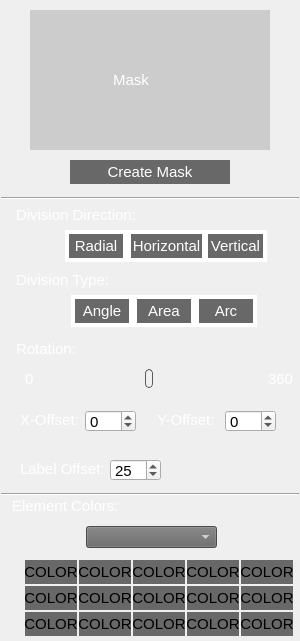
    <widget class="QGroupBox" name="groupBox_PieFill">
     <property name="geometry">
      <rect>
       <x>10</x>
       <y>39</y>
       <width>300</width>
       <height>641</height>
      </rect>
     </property>
     <property name="font">
      <font>
       <pointsize>11</pointsize>
      </font>
     </property>
     <property name="styleSheet">
      <string notr="true">QGroupBox{
border:none;
} </string>
     </property>
     <property name="title">
      <string/>
     </property>
     <widget class="QLabel" name="labelimg">
      <property name="geometry">
       <rect>
        <x>30</x>
        <y>10</y>
        <width>240</width>
        <height>140</height>
       </rect>
      </property>
      <property name="font">
       <font>
        <pointsize>11</pointsize>
       </font>
      </property>
      <property name="autoFillBackground">
       <bool>false</bool>
      </property>
      <property name="styleSheet">
       <string notr="true">QLabel { background-color : rgb(204, 204, 204); color: white}</string>
      </property>
      <property name="frameShape">
       <enum>QFrame::NoFrame</enum>
      </property>
      <property name="text">
       <string>                    Mask</string>
      </property>
      <property name="scaledContents">
       <bool>true</bool>
      </property>
     </widget>
     <widget class="QPushButton" name="pushButton_createMask">
      <property name="geometry">
       <rect>
        <x>70</x>
        <y>160</y>
        <width>160</width>
        <height>24</height>
       </rect>
      </property>
      <property name="font">
       <font>
        <pointsize>11</pointsize>
       </font>
      </property>
      <property name="styleSheet">
       <string notr="true">QPushButton#pushButton_createMask {
	color: white;
    background-color:  rgb(104, 104, 104);
    border-style: none;
    border-width: 2px;
    border-color: rgb(104, 104, 104);
}
QPushButton#pushButton_createMask:pressed {
    background-color: rgb(50, 50, 50);
    border-style: inset;
}</string>
      </property>
      <property name="text">
       <string>Create Mask</string>
      </property>
     </widget>
     <widget class="QPushButton" name="pushButton_pieAr">
      <property name="geometry">
       <rect>
        <x>137</x>
        <y>299</y>
        <width>54</width>
        <height>24</height>
       </rect>
      </property>
      <property name="font">
       <font>
        <pointsize>11</pointsize>
       </font>
      </property>
      <property name="autoFillBackground">
       <bool>false</bool>
      </property>
      <property name="styleSheet">
       <string notr="true">QPushButton#pushButton_pieAr {
	color: white;
    background-color:  rgb(104, 104, 104);
    border-style: none;
    border-width: 2px;
    border-color: rgb(104, 104, 104);
}
QPushButton#pushButton_pieAr:pressed {
    background-color: rgb(50, 50, 50);
    border-style: inset;
}</string>
      </property>
      <property name="text">
       <string>Area</string>
      </property>
      <property name="flat">
       <bool>true</bool>
      </property>
     </widget>
     <widget class="QPushButton" name="pushButton_pieRad">
      <property name="geometry">
       <rect>
        <x>75</x>
        <y>299</y>
        <width>54</width>
        <height>24</height>
       </rect>
      </property>
      <property name="font">
       <font>
        <pointsize>11</pointsize>
       </font>
      </property>
      <property name="mouseTracking">
       <bool>false</bool>
      </property>
      <property name="autoFillBackground">
       <bool>false</bool>
      </property>
      <property name="styleSheet">
       <string notr="true">QPushButton#pushButton_pieRad {
	color: white;
    background-color:  rgb(104, 104, 104);
    border-style: none;
    border-width: 2px;
    border-color: rgb(104, 104, 104);
}
QPushButton#pushButton_pieRad:pressed {
    background-color: rgb(50, 50, 50);
    border-style: inset;
}</string>
      </property>
      <property name="text">
       <string>Angle</string>
      </property>
      <property name="autoDefault">
       <bool>false</bool>
      </property>
      <property name="flat">
       <bool>true</bool>
      </property>
     </widget>
     <widget class="QLabel" name="label_pieRad">
      <property name="geometry">
       <rect>
        <x>71</x>
        <y>295</y>
        <width>62</width>
        <height>32</height>
       </rect>
      </property>
      <property name="font">
       <font>
        <pointsize>11</pointsize>
       </font>
      </property>
      <property name="styleSheet">
       <string notr="true">QLabel { background-color : white; }</string>
      </property>
      <property name="text">
       <string/>
      </property>
     </widget>
     <widget class="QLabel" name="label_pieAr">
      <property name="geometry">
       <rect>
        <x>133</x>
        <y>295</y>
        <width>62</width>
        <height>32</height>
       </rect>
      </property>
      <property name="font">
       <font>
        <pointsize>11</pointsize>
       </font>
      </property>
      <property name="styleSheet">
       <string notr="true">QLabel { background-color : white; }</string>
      </property>
      <property name="text">
       <string/>
      </property>
     </widget>
     <widget class="QSlider" name="horizontalSlider_pieAng">
      <property name="geometry">
       <rect>
        <x>38</x>
        <y>369</y>
        <width>221</width>
        <height>19</height>
       </rect>
      </property>
      <property name="font">
       <font>
        <pointsize>11</pointsize>
       </font>
      </property>
      <property name="styleSheet">
       <string notr="true">QSlider::groove:horizontal {
	background-color: rgb(240,240,240);
	height:3px;
}

QSlider::handle:horizontal {
	background-color: rgb(240,240,240);
    border: 1px solid #5c5c5c;
    width: 6px;
    height: 8px;
	margin: -8px 0;
    border-radius: 4px;
}</string>
      </property>
      <property name="maximum">
       <number>360</number>
      </property>
      <property name="value">
       <number>180</number>
      </property>
      <property name="orientation">
       <enum>Qt::Horizontal</enum>
      </property>
     </widget>
     <widget class="QLabel" name="label_9">
      <property name="geometry">
       <rect>
        <x>25</x>
        <y>369</y>
        <width>20</width>
        <height>20</height>
       </rect>
      </property>
      <property name="font">
       <font>
        <pointsize>11</pointsize>
       </font>
      </property>
      <property name="styleSheet">
       <string notr="true">QLabel {color:white;}</string>
      </property>
      <property name="text">
       <string>0</string>
      </property>
      <property name="wordWrap">
       <bool>true</bool>
      </property>
     </widget>
     <widget class="QLabel" name="label_10">
      <property name="geometry">
       <rect>
        <x>268</x>
        <y>369</y>
        <width>31</width>
        <height>20</height>
       </rect>
      </property>
      <property name="font">
       <font>
        <pointsize>11</pointsize>
       </font>
      </property>
      <property name="styleSheet">
       <string notr="true">QLabel {color:white;}</string>
      </property>
      <property name="text">
       <string>360</string>
      </property>
      <property name="wordWrap">
       <bool>true</bool>
      </property>
     </widget>
     <widget class="QLabel" name="label_11">
      <property name="geometry">
       <rect>
        <x>16</x>
        <y>339</y>
        <width>61</width>
        <height>20</height>
       </rect>
      </property>
      <property name="font">
       <font>
        <pointsize>11</pointsize>
       </font>
      </property>
      <property name="styleSheet">
       <string notr="true">QLabel {color:white;}</string>
      </property>
      <property name="text">
       <string>Rotation:</string>
      </property>
      <property name="wordWrap">
       <bool>true</bool>
      </property>
     </widget>
     <widget class="QLabel" name="label_pieLabelRad">
      <property name="geometry">
       <rect>
        <x>20</x>
        <y>461</y>
        <width>91</width>
        <height>16</height>
       </rect>
      </property>
      <property name="font">
       <font>
        <pointsize>11</pointsize>
       </font>
      </property>
      <property name="styleSheet">
       <string notr="true">QLabel {color:white;}</string>
      </property>
      <property name="text">
       <string>Label Offset:</string>
      </property>
     </widget>
     <widget class="QSpinBox" name="spinBox_pieLabelRad">
      <property name="geometry">
       <rect>
        <x>110</x>
        <y>459</y>
        <width>51</width>
        <height>22</height>
       </rect>
      </property>
      <property name="font">
       <font>
        <pointsize>11</pointsize>
       </font>
      </property>
      <property name="maximum">
       <number>1000</number>
      </property>
      <property name="singleStep">
       <number>1</number>
      </property>
      <property name="value">
       <number>25</number>
      </property>
     </widget>
     <widget class="QComboBox" name="comboBoxBrewerNames">
      <property name="geometry">
       <rect>
        <x>86</x>
        <y>526</y>
        <width>131</width>
        <height>22</height>
       </rect>
      </property>
      <property name="font">
       <font>
        <pointsize>11</pointsize>
       </font>
      </property>
      <property name="styleSheet">
       <string notr="true">QComboBox#comboBoxBrewerNames {
	color: white;
    background-color:  rgb(104, 104, 104);
}
</string>
      </property>
     </widget>
     <widget class="QPushButton" name="pushButton_pieColor_1">
      <property name="geometry">
       <rect>
        <x>25</x>
        <y>560</y>
        <width>52</width>
        <height>24</height>
       </rect>
      </property>
      <property name="font">
       <font>
        <pointsize>11</pointsize>
       </font>
      </property>
      <property name="styleSheet">
       <string notr="true">QPushButton {
    background-color:  rgb(104, 104, 104);
    border-style: none;
    border-width: 2px;
    border-color: rgb(104, 104, 104);
}
QPushButton:pressed {
    background-color: rgb(50, 50, 50);
    border-style: inset;
}</string>
      </property>
      <property name="text">
       <string>COLOR</string>
      </property>
      <property name="flat">
       <bool>true</bool>
      </property>
     </widget>
     <widget class="QPushButton" name="pushButton_pieColor_2">
      <property name="geometry">
       <rect>
        <x>79</x>
        <y>560</y>
        <width>52</width>
        <height>24</height>
       </rect>
      </property>
      <property name="font">
       <font>
        <pointsize>11</pointsize>
       </font>
      </property>
      <property name="styleSheet">
       <string notr="true">QPushButton {
    background-color:  rgb(104, 104, 104);
    border-style: none;
    border-width: 2px;
    border-color: rgb(104, 104, 104);
}
QPushButton:pressed {
    background-color: rgb(50, 50, 50);
    border-style: inset;
}</string>
      </property>
      <property name="text">
       <string>COLOR</string>
      </property>
      <property name="flat">
       <bool>true</bool>
      </property>
     </widget>
     <widget class="QPushButton" name="pushButton_pieColor_3">
      <property name="geometry">
       <rect>
        <x>133</x>
        <y>560</y>
        <width>52</width>
        <height>24</height>
       </rect>
      </property>
      <property name="font">
       <font>
        <pointsize>11</pointsize>
       </font>
      </property>
      <property name="styleSheet">
       <string notr="true">QPushButton {
    background-color:  rgb(104, 104, 104);
    border-style: none;
    border-width: 2px;
    border-color: rgb(104, 104, 104);
}
QPushButton:pressed {
    background-color: rgb(50, 50, 50);
    border-style: inset;
}</string>
      </property>
      <property name="text">
       <string>COLOR</string>
      </property>
      <property name="flat">
       <bool>true</bool>
      </property>
     </widget>
     <widget class="QPushButton" name="pushButton_pieColor_5">
      <property name="geometry">
       <rect>
        <x>241</x>
        <y>560</y>
        <width>52</width>
        <height>24</height>
       </rect>
      </property>
      <property name="font">
       <font>
        <pointsize>11</pointsize>
       </font>
      </property>
      <property name="styleSheet">
       <string notr="true">QPushButton {
    background-color:  rgb(104, 104, 104);
    border-style: none;
    border-width: 2px;
    border-color: rgb(104, 104, 104);
}
QPushButton:pressed {
    background-color: rgb(50, 50, 50);
    border-style: inset;
}</string>
      </property>
      <property name="text">
       <string>COLOR</string>
      </property>
      <property name="flat">
       <bool>true</bool>
      </property>
     </widget>
     <widget class="QPushButton" name="pushButton_pieColor_4">
      <property name="geometry">
       <rect>
        <x>187</x>
        <y>560</y>
        <width>52</width>
        <height>24</height>
       </rect>
      </property>
      <property name="font">
       <font>
        <pointsize>11</pointsize>
       </font>
      </property>
      <property name="styleSheet">
       <string notr="true">QPushButton {
    background-color:  rgb(104, 104, 104);
    border-style: none;
    border-width: 2px;
    border-color: rgb(104, 104, 104);
}
QPushButton:pressed {
    background-color: rgb(50, 50, 50);
    border-style: inset;
}</string>
      </property>
      <property name="text">
       <string>COLOR</string>
      </property>
      <property name="flat">
       <bool>true</bool>
      </property>
     </widget>
     <widget class="QPushButton" name="pushButton_pieColor_6">
      <property name="geometry">
       <rect>
        <x>25</x>
        <y>586</y>
        <width>52</width>
        <height>24</height>
       </rect>
      </property>
      <property name="font">
       <font>
        <pointsize>11</pointsize>
       </font>
      </property>
      <property name="styleSheet">
       <string notr="true">QPushButton {
    background-color:  rgb(104, 104, 104);
    border-style: none;
    border-width: 2px;
    border-color: rgb(104, 104, 104);
}
QPushButton:pressed {
    background-color: rgb(50, 50, 50);
    border-style: inset;
}</string>
      </property>
      <property name="text">
       <string>COLOR</string>
      </property>
      <property name="flat">
       <bool>true</bool>
      </property>
     </widget>
     <widget class="QPushButton" name="pushButton_pieColor_11">
      <property name="geometry">
       <rect>
        <x>25</x>
        <y>612</y>
        <width>52</width>
        <height>24</height>
       </rect>
      </property>
      <property name="font">
       <font>
        <pointsize>11</pointsize>
       </font>
      </property>
      <property name="styleSheet">
       <string notr="true">QPushButton {
    background-color:  rgb(104, 104, 104);
    border-style: none;
    border-width: 2px;
    border-color: rgb(104, 104, 104);
}
QPushButton:pressed {
    background-color: rgb(50, 50, 50);
    border-style: inset;
}</string>
      </property>
      <property name="text">
       <string>COLOR</string>
      </property>
      <property name="flat">
       <bool>true</bool>
      </property>
     </widget>
     <widget class="QPushButton" name="pushButton_pieColor_8">
      <property name="geometry">
       <rect>
        <x>133</x>
        <y>586</y>
        <width>52</width>
        <height>24</height>
       </rect>
      </property>
      <property name="font">
       <font>
        <pointsize>11</pointsize>
       </font>
      </property>
      <property name="styleSheet">
       <string notr="true">QPushButton {
    background-color:  rgb(104, 104, 104);
    border-style: none;
    border-width: 2px;
    border-color: rgb(104, 104, 104);
}
QPushButton:pressed {
    background-color: rgb(50, 50, 50);
    border-style: inset;
}</string>
      </property>
      <property name="text">
       <string>COLOR</string>
      </property>
      <property name="flat">
       <bool>true</bool>
      </property>
     </widget>
     <widget class="QPushButton" name="pushButton_pieColor_10">
      <property name="geometry">
       <rect>
        <x>241</x>
        <y>586</y>
        <width>52</width>
        <height>24</height>
       </rect>
      </property>
      <property name="font">
       <font>
        <pointsize>11</pointsize>
       </font>
      </property>
      <property name="styleSheet">
       <string notr="true">QPushButton {
    background-color:  rgb(104, 104, 104);
    border-style: none;
    border-width: 2px;
    border-color: rgb(104, 104, 104);
}
QPushButton:pressed {
    background-color: rgb(50, 50, 50);
    border-style: inset;
}</string>
      </property>
      <property name="text">
       <string>COLOR</string>
      </property>
      <property name="flat">
       <bool>true</bool>
      </property>
     </widget>
     <widget class="QPushButton" name="pushButton_pieColor_12">
      <property name="geometry">
       <rect>
        <x>79</x>
        <y>612</y>
        <width>52</width>
        <height>24</height>
       </rect>
      </property>
      <property name="font">
       <font>
        <pointsize>11</pointsize>
       </font>
      </property>
      <property name="styleSheet">
       <string notr="true">QPushButton {
    background-color:  rgb(104, 104, 104);
    border-style: none;
    border-width: 2px;
    border-color: rgb(104, 104, 104);
}
QPushButton:pressed {
    background-color: rgb(50, 50, 50);
    border-style: inset;
}</string>
      </property>
      <property name="text">
       <string>COLOR</string>
      </property>
      <property name="flat">
       <bool>true</bool>
      </property>
     </widget>
     <widget class="QPushButton" name="pushButton_pieColor_7">
      <property name="geometry">
       <rect>
        <x>79</x>
        <y>586</y>
        <width>52</width>
        <height>24</height>
       </rect>
      </property>
      <property name="font">
       <font>
        <pointsize>11</pointsize>
       </font>
      </property>
      <property name="styleSheet">
       <string notr="true">QPushButton {
    background-color:  rgb(104, 104, 104);
    border-style: none;
    border-width: 2px;
    border-color: rgb(104, 104, 104);
}
QPushButton:pressed {
    background-color: rgb(50, 50, 50);
    border-style: inset;
}</string>
      </property>
      <property name="text">
       <string>COLOR</string>
      </property>
      <property name="flat">
       <bool>true</bool>
      </property>
     </widget>
     <widget class="QPushButton" name="pushButton_pieColor_9">
      <property name="geometry">
       <rect>
        <x>187</x>
        <y>586</y>
        <width>52</width>
        <height>24</height>
       </rect>
      </property>
      <property name="font">
       <font>
        <pointsize>11</pointsize>
       </font>
      </property>
      <property name="styleSheet">
       <string notr="true">QPushButton {
    background-color:  rgb(104, 104, 104);
    border-style: none;
    border-width: 2px;
    border-color: rgb(104, 104, 104);
}
QPushButton:pressed {
    background-color: rgb(50, 50, 50);
    border-style: inset;
}</string>
      </property>
      <property name="text">
       <string>COLOR</string>
      </property>
      <property name="flat">
       <bool>true</bool>
      </property>
     </widget>
     <widget class="Line" name="line_8">
      <property name="geometry">
       <rect>
        <x>1</x>
        <y>486</y>
        <width>298</width>
        <height>16</height>
       </rect>
      </property>
      <property name="font">
       <font>
        <pointsize>11</pointsize>
       </font>
      </property>
      <property name="orientation">
       <enum>Qt::Horizontal</enum>
      </property>
     </widget>
     <widget class="QLabel" name="label_12">
      <property name="geometry">
       <rect>
        <x>12</x>
        <y>496</y>
        <width>111</width>
        <height>20</height>
       </rect>
      </property>
      <property name="font">
       <font>
        <pointsize>11</pointsize>
       </font>
      </property>
      <property name="styleSheet">
       <string notr="true">QLabel {color:white;}</string>
      </property>
      <property name="text">
       <string>Element Colors:</string>
      </property>
      <property name="wordWrap">
       <bool>true</bool>
      </property>
     </widget>
     <widget class="Line" name="line_10">
      <property name="geometry">
       <rect>
        <x>1</x>
        <y>190</y>
        <width>298</width>
        <height>16</height>
       </rect>
      </property>
      <property name="font">
       <font>
        <pointsize>11</pointsize>
       </font>
      </property>
      <property name="orientation">
       <enum>Qt::Horizontal</enum>
      </property>
     </widget>
     <widget class="QLabel" name="label_pieLabelRad_2">
      <property name="geometry">
       <rect>
        <x>20</x>
        <y>404</y>
        <width>91</width>
        <height>31</height>
       </rect>
      </property>
      <property name="font">
       <font>
        <pointsize>11</pointsize>
       </font>
      </property>
      <property name="styleSheet">
       <string notr="true">QLabel {color:white;}</string>
      </property>
      <property name="text">
       <string>X-Offset:</string>
      </property>
     </widget>
     <widget class="QSpinBox" name="spinBox_pieOriginOffX">
      <property name="geometry">
       <rect>
        <x>85</x>
        <y>410</y>
        <width>51</width>
        <height>22</height>
       </rect>
      </property>
      <property name="font">
       <font>
        <pointsize>11</pointsize>
       </font>
      </property>
      <property name="minimum">
       <number>-1000</number>
      </property>
      <property name="maximum">
       <number>1000</number>
      </property>
      <property name="singleStep">
       <number>1</number>
      </property>
      <property name="value">
       <number>0</number>
      </property>
     </widget>
     <widget class="QLabel" name="label_pieLabelRad_3">
      <property name="geometry">
       <rect>
        <x>157</x>
        <y>404</y>
        <width>61</width>
        <height>31</height>
       </rect>
      </property>
      <property name="font">
       <font>
        <pointsize>11</pointsize>
       </font>
      </property>
      <property name="styleSheet">
       <string notr="true">QLabel {color:white;}</string>
      </property>
      <property name="text">
       <string>Y-Offset:</string>
      </property>
     </widget>
     <widget class="QSpinBox" name="spinBox_pieOriginOffY">
      <property name="geometry">
       <rect>
        <x>225</x>
        <y>410</y>
        <width>51</width>
        <height>22</height>
       </rect>
      </property>
      <property name="font">
       <font>
        <pointsize>11</pointsize>
       </font>
      </property>
      <property name="minimum">
       <number>-1000</number>
      </property>
      <property name="maximum">
       <number>1000</number>
      </property>
      <property name="singleStep">
       <number>1</number>
      </property>
      <property name="value">
       <number>0</number>
      </property>
     </widget>
     <widget class="QPushButton" name="pushButton_pieColor_13">
      <property name="geometry">
       <rect>
        <x>133</x>
        <y>612</y>
        <width>52</width>
        <height>24</height>
       </rect>
      </property>
      <property name="font">
       <font>
        <pointsize>11</pointsize>
       </font>
      </property>
      <property name="styleSheet">
       <string notr="true">QPushButton {
    background-color:  rgb(104, 104, 104);
    border-style: none;
    border-width: 2px;
    border-color: rgb(104, 104, 104);
}
QPushButton:pressed {
    background-color: rgb(50, 50, 50);
    border-style: inset;
}</string>
      </property>
      <property name="text">
       <string>COLOR</string>
      </property>
      <property name="flat">
       <bool>true</bool>
      </property>
     </widget>
     <widget class="QPushButton" name="pushButton_pieColor_14">
      <property name="geometry">
       <rect>
        <x>187</x>
        <y>612</y>
        <width>52</width>
        <height>24</height>
       </rect>
      </property>
      <property name="font">
       <font>
        <pointsize>11</pointsize>
       </font>
      </property>
      <property name="styleSheet">
       <string notr="true">QPushButton {
    background-color:  rgb(104, 104, 104);
    border-style: none;
    border-width: 2px;
    border-color: rgb(104, 104, 104);
}
QPushButton:pressed {
    background-color: rgb(50, 50, 50);
    border-style: inset;
}</string>
      </property>
      <property name="text">
       <string>COLOR</string>
      </property>
      <property name="flat">
       <bool>true</bool>
      </property>
     </widget>
     <widget class="QPushButton" name="pushButton_pieColor_15">
      <property name="geometry">
       <rect>
        <x>241</x>
        <y>612</y>
        <width>52</width>
        <height>24</height>
       </rect>
      </property>
      <property name="font">
       <font>
        <pointsize>11</pointsize>
       </font>
      </property>
      <property name="styleSheet">
       <string notr="true">QPushButton {
    background-color:  rgb(104, 104, 104);
    border-style: none;
    border-width: 2px;
    border-color: rgb(104, 104, 104);
}
QPushButton:pressed {
    background-color: rgb(50, 50, 50);
    border-style: inset;
}</string>
      </property>
      <property name="text">
       <string>COLOR</string>
      </property>
      <property name="flat">
       <bool>true</bool>
      </property>
     </widget>
     <widget class="QLabel" name="label_pieArc">
      <property name="geometry">
       <rect>
        <x>195</x>
        <y>295</y>
        <width>62</width>
        <height>32</height>
       </rect>
      </property>
      <property name="font">
       <font>
        <pointsize>11</pointsize>
       </font>
      </property>
      <property name="styleSheet">
       <string notr="true">QLabel { background-color : white; }</string>
      </property>
      <property name="text">
       <string/>
      </property>
     </widget>
     <widget class="QPushButton" name="pushButton_pieArc">
      <property name="geometry">
       <rect>
        <x>199</x>
        <y>299</y>
        <width>54</width>
        <height>24</height>
       </rect>
      </property>
      <property name="font">
       <font>
        <pointsize>11</pointsize>
       </font>
      </property>
      <property name="autoFillBackground">
       <bool>false</bool>
      </property>
      <property name="styleSheet">
       <string notr="true">QPushButton#pushButton_pieArc {
	color: white;
    background-color:  rgb(104, 104, 104);
    border-style: none;
    border-width: 2px;
    border-color: rgb(104, 104, 104);
}
QPushButton#pushButton_pieArc:pressed {
    background-color: rgb(50, 50, 50);
    border-style: inset;
}</string>
      </property>
      <property name="text">
       <string>Arc</string>
      </property>
      <property name="flat">
       <bool>true</bool>
      </property>
     </widget>
     <widget class="QLabel" name="label_24">
      <property name="geometry">
       <rect>
        <x>16</x>
        <y>205</y>
        <width>131</width>
        <height>20</height>
       </rect>
      </property>
      <property name="font">
       <font>
        <pointsize>11</pointsize>
       </font>
      </property>
      <property name="styleSheet">
       <string notr="true">QLabel {color:white;}</string>
      </property>
      <property name="text">
       <string>Division Direction:</string>
      </property>
      <property name="wordWrap">
       <bool>true</bool>
      </property>
     </widget>
     <widget class="QPushButton" name="pushButton_fillHori">
      <property name="geometry">
       <rect>
        <x>131</x>
        <y>234</y>
        <width>71</width>
        <height>24</height>
       </rect>
      </property>
      <property name="font">
       <font>
        <pointsize>11</pointsize>
       </font>
      </property>
      <property name="autoFillBackground">
       <bool>false</bool>
      </property>
      <property name="styleSheet">
       <string notr="true">QPushButton#pushButton_fillHori {
	color: white;
    background-color:  rgb(104, 104, 104);
    border-style: none;
    border-width: 2px;
    border-color: rgb(104, 104, 104);
}
QPushButton#pushButton_fillHori:pressed {
    background-color: rgb(50, 50, 50);
    border-style: inset;
}</string>
      </property>
      <property name="text">
       <string>Horizontal</string>
      </property>
      <property name="flat">
       <bool>true</bool>
      </property>
     </widget>
     <widget class="QPushButton" name="pushButton_fillVerti">
      <property name="geometry">
       <rect>
        <x>208</x>
        <y>234</y>
        <width>55</width>
        <height>24</height>
       </rect>
      </property>
      <property name="font">
       <font>
        <pointsize>11</pointsize>
       </font>
      </property>
      <property name="autoFillBackground">
       <bool>false</bool>
      </property>
      <property name="styleSheet">
       <string notr="true">QPushButton#pushButton_fillVerti {
	color: white;
    background-color:  rgb(104, 104, 104);
    border-style: none;
    border-width: 2px;
    border-color: rgb(104, 104, 104);
}
QPushButton#pushButton_fillVerti:pressed {
    background-color: rgb(50, 50, 50);
    border-style: inset;
}</string>
      </property>
      <property name="text">
       <string>Vertical</string>
      </property>
      <property name="flat">
       <bool>true</bool>
      </property>
     </widget>
     <widget class="QLabel" name="label_fillVerti">
      <property name="geometry">
       <rect>
        <x>204</x>
        <y>230</y>
        <width>63</width>
        <height>32</height>
       </rect>
      </property>
      <property name="font">
       <font>
        <pointsize>11</pointsize>
       </font>
      </property>
      <property name="styleSheet">
       <string notr="true">QLabel { background-color : white; }</string>
      </property>
      <property name="text">
       <string/>
      </property>
     </widget>
     <widget class="QPushButton" name="pushButton_fillRad">
      <property name="geometry">
       <rect>
        <x>69</x>
        <y>234</y>
        <width>54</width>
        <height>24</height>
       </rect>
      </property>
      <property name="font">
       <font>
        <pointsize>11</pointsize>
       </font>
      </property>
      <property name="mouseTracking">
       <bool>false</bool>
      </property>
      <property name="autoFillBackground">
       <bool>false</bool>
      </property>
      <property name="styleSheet">
       <string notr="true">QPushButton#pushButton_fillRad {
	color: white;
    background-color:  rgb(104, 104, 104);
    border-style: none;
    border-width: 2px;
    border-color: rgb(104, 104, 104);
}
QPushButton#pushButton_fillRad:pressed {
    background-color: rgb(50, 50, 50);
    border-style: inset;
}</string>
      </property>
      <property name="text">
       <string>Radial</string>
      </property>
      <property name="autoDefault">
       <bool>false</bool>
      </property>
      <property name="flat">
       <bool>true</bool>
      </property>
     </widget>
     <widget class="QLabel" name="label_fillRad">
      <property name="geometry">
       <rect>
        <x>65</x>
        <y>230</y>
        <width>62</width>
        <height>32</height>
       </rect>
      </property>
      <property name="font">
       <font>
        <pointsize>11</pointsize>
       </font>
      </property>
      <property name="styleSheet">
       <string notr="true">QLabel { background-color : white; }</string>
      </property>
      <property name="text">
       <string/>
      </property>
     </widget>
     <widget class="QLabel" name="label_fillHori">
      <property name="geometry">
       <rect>
        <x>127</x>
        <y>230</y>
        <width>78</width>
        <height>32</height>
       </rect>
      </property>
      <property name="font">
       <font>
        <pointsize>11</pointsize>
       </font>
      </property>
      <property name="styleSheet">
       <string notr="true">QLabel { background-color : white; }</string>
      </property>
      <property name="text">
       <string/>
      </property>
     </widget>
     <widget class="QLabel" name="label_25">
      <property name="geometry">
       <rect>
        <x>16</x>
        <y>270</y>
        <width>131</width>
        <height>20</height>
       </rect>
      </property>
      <property name="font">
       <font>
        <pointsize>11</pointsize>
       </font>
      </property>
      <property name="styleSheet">
       <string notr="true">QLabel {color:white;}</string>
      </property>
      <property name="text">
       <string>Division Type:</string>
      </property>
      <property name="wordWrap">
       <bool>true</bool>
      </property>
     </widget>
     <zorder>label_fillRad</zorder>
     <zorder>label_fillHori</zorder>
     <zorder>label_fillVerti</zorder>
     <zorder>label_pieRad</zorder>
     <zorder>label_pieAr</zorder>
     <zorder>labelimg</zorder>
     <zorder>pushButton_createMask</zorder>
     <zorder>pushButton_pieAr</zorder>
     <zorder>pushButton_pieRad</zorder>
     <zorder>horizontalSlider_pieAng</zorder>
     <zorder>label_9</zorder>
     <zorder>label_10</zorder>
     <zorder>label_11</zorder>
     <zorder>label_pieLabelRad</zorder>
     <zorder>spinBox_pieLabelRad</zorder>
     <zorder>comboBoxBrewerNames</zorder>
     <zorder>pushButton_pieColor_1</zorder>
     <zorder>pushButton_pieColor_2</zorder>
     <zorder>pushButton_pieColor_3</zorder>
     <zorder>pushButton_pieColor_5</zorder>
     <zorder>pushButton_pieColor_4</zorder>
     <zorder>pushButton_pieColor_6</zorder>
     <zorder>pushButton_pieColor_11</zorder>
     <zorder>pushButton_pieColor_8</zorder>
     <zorder>pushButton_pieColor_10</zorder>
     <zorder>pushButton_pieColor_12</zorder>
     <zorder>pushButton_pieColor_7</zorder>
     <zorder>pushButton_pieColor_9</zorder>
     <zorder>line_8</zorder>
     <zorder>label_12</zorder>
     <zorder>line_10</zorder>
     <zorder>label_pieLabelRad_2</zorder>
     <zorder>spinBox_pieOriginOffX</zorder>
     <zorder>label_pieLabelRad_3</zorder>
     <zorder>spinBox_pieOriginOffY</zorder>
     <zorder>pushButton_pieColor_13</zorder>
     <zorder>pushButton_pieColor_14</zorder>
     <zorder>pushButton_pieColor_15</zorder>
     <zorder>label_pieArc</zorder>
     <zorder>pushButton_pieArc</zorder>
     <zorder>label_24</zorder>
     <zorder>pushButton_fillHori</zorder>
     <zorder>pushButton_fillVerti</zorder>
     <zorder>pushButton_fillRad</zorder>
     <zorder>label_25</zorder>
    </widget>
